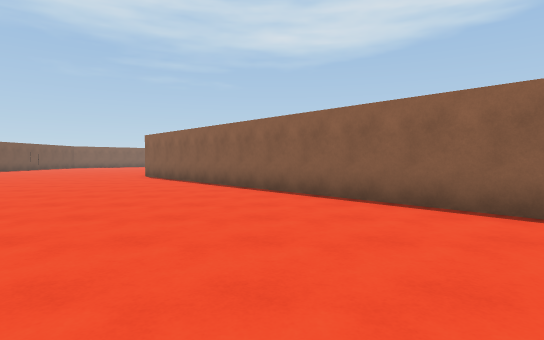
view 1 (above)

18 first-person views from a walk through a Unity game level. The camera is 1.3 m above the floor, tilts 2° down and sees 80° across. The floor is counted in squares, 2 m on a side. Each view is taken from the middle of a square. On the plan, view 1 faces up. The plan holds only what a view shows up to about 10 squares ahead; the rest is blank. The place goes on beyond the plan.

view 2
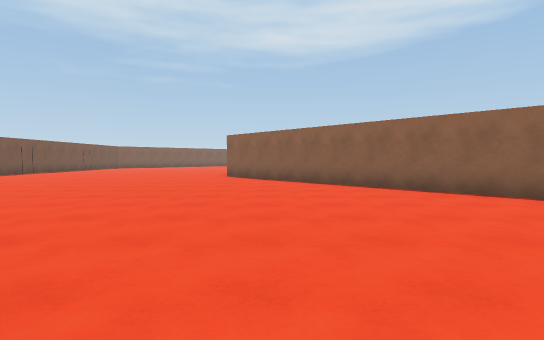

view 3
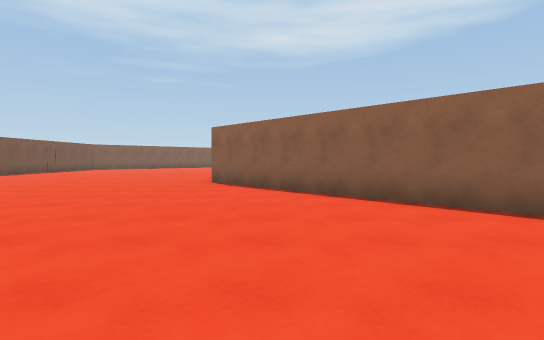

view 4
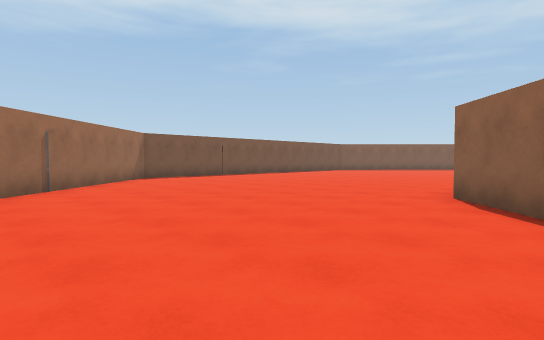

view 5
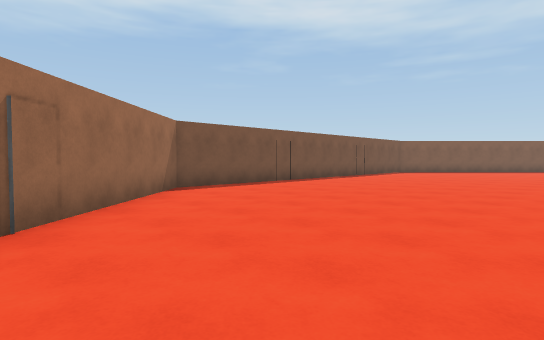

view 6
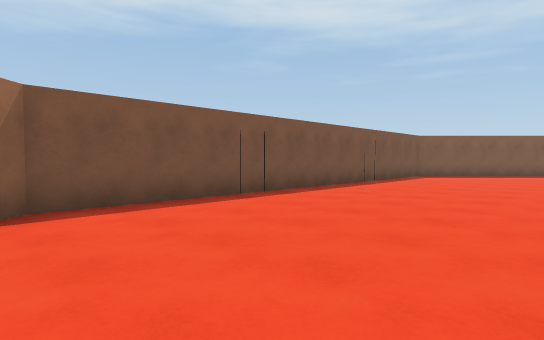

view 7
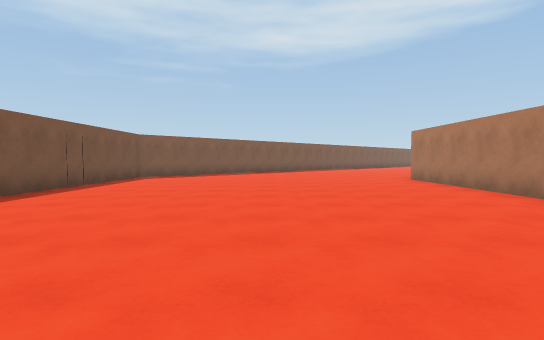

view 8
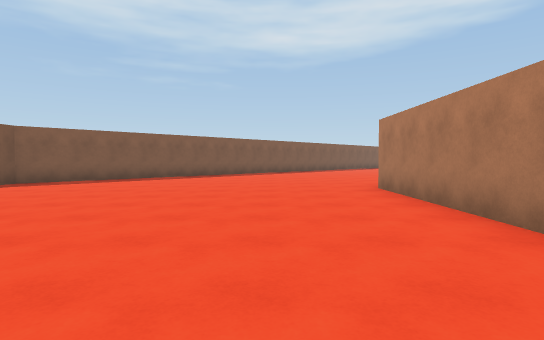

view 9
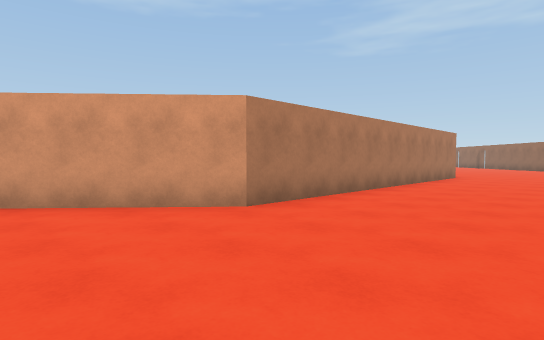

view 10
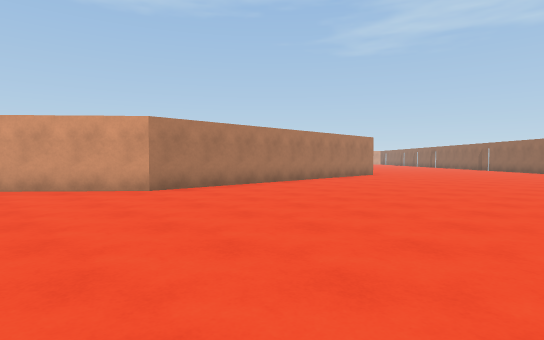

view 11
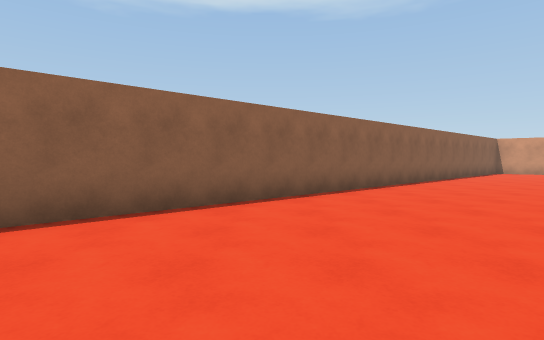

view 12
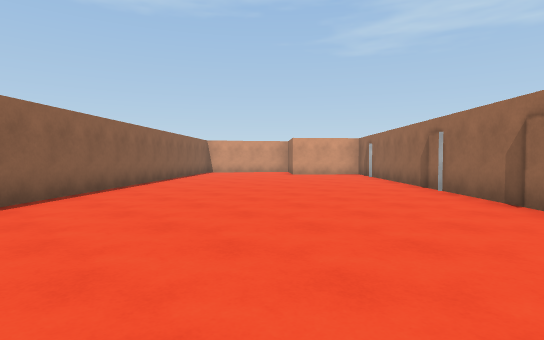

view 13
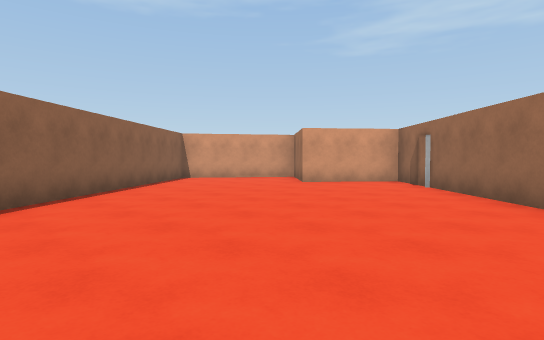

view 14
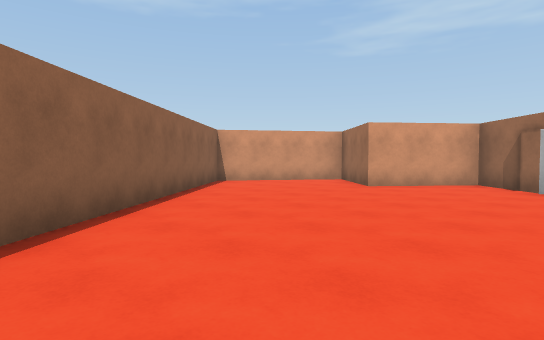

view 15
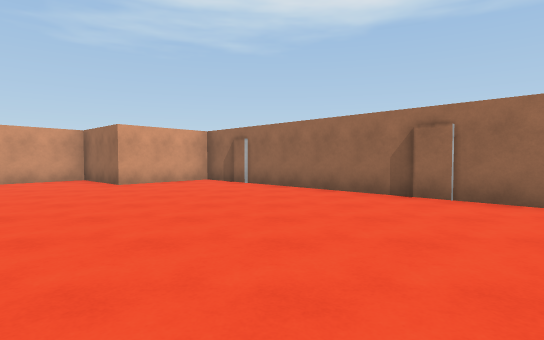

view 16
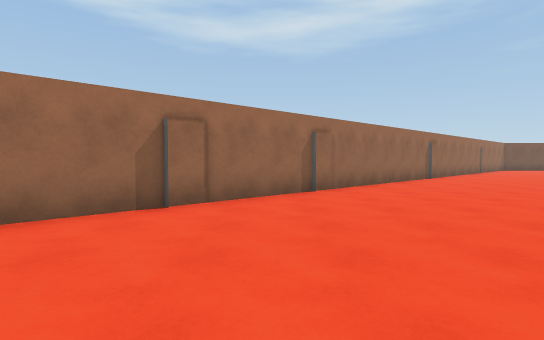

view 17
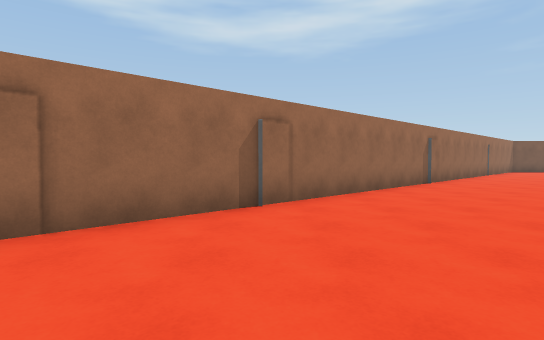

view 18
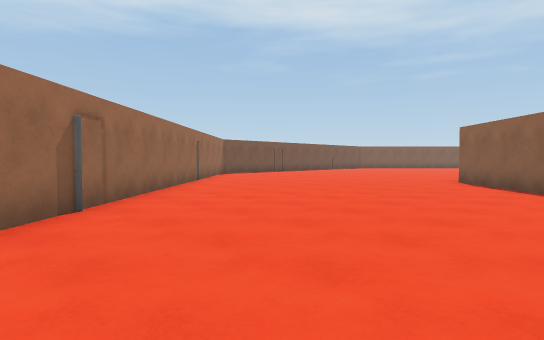

### Floor plan
Points are (right, up) in squares from view 1. A wall is a line through its corners. A room is listed if a view was taken in it or the views show most of it. See-through windows are left out.
Room 1 (views 1, 2, 3, 4, 5, 6, 7, 8, 9, 10, 11, 12, 13, 14, 15, 16, 17, 18)
walls: (-4.7, 13.1) (-4.7, 21.1) (-2.5, 23.6); (-12.1, 24) (-13.7, 22.4) (-13.7, 10.6) (6, -10.1) (7.8, -8) (9.7, -9.8) (11.9, -6.6) (-4.7, 11.9)

Where each view was taken, in squares from view 1:
view 1: 0 up, 0 right, facing up
view 2: 0 up, 3 left, facing up
view 3: 3 up, 3 left, facing up
view 4: 6 up, 3 left, facing up-left
view 5: 7 up, 7 left, facing up-left
view 6: 10 up, 9 left, facing up-left
view 7: 11 up, 9 left, facing up
view 8: 14 up, 7 left, facing up
view 9: 24 up, 8 left, facing down-right
view 10: 24 up, 11 left, facing down-right
view 11: 3 up, 2 left, facing right
view 12: 2 up, 1 left, facing down-right
view 13: 1 down, 2 right, facing down-right
view 14: 1 down, 4 right, facing down-right
view 15: 0 up, 4 right, facing down
view 16: 2 down, 4 right, facing left
view 17: 1 down, 2 right, facing left
view 18: 2 up, 2 left, facing up-left
